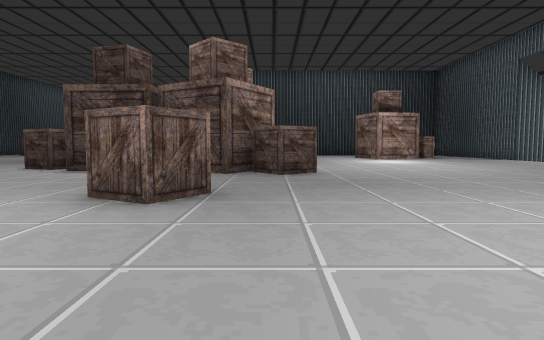
[1] (above)

24 first-person views from a walk through a 3-D level made in the Godot game engine. The camera is 1.2 m above the floor, tilts 4° down and sees 75° across. The floor is counted in squares, 2 m on a side. Each view is taken from the middle of a square. On the plan, view 1 faces up. The plan holds only what a view shows up to about 10 squares ahead; the rest is blank. The place goes on beyond the plan. Characters and animated objects are not drawn.

[2]
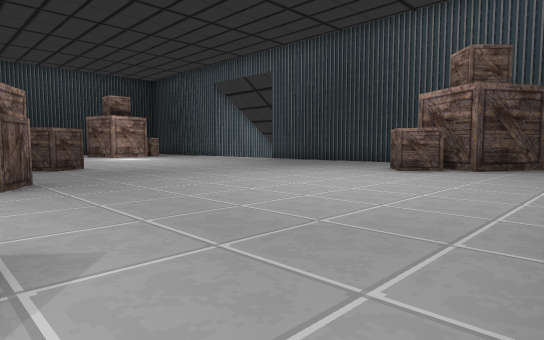

[3]
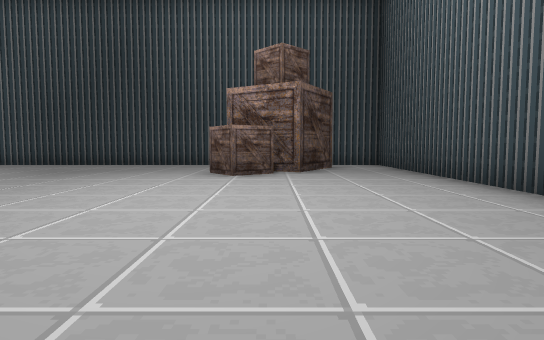

[4]
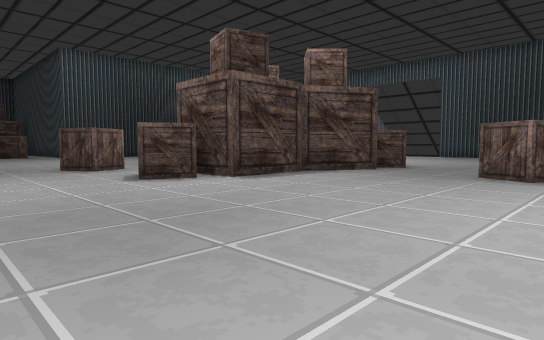

[5]
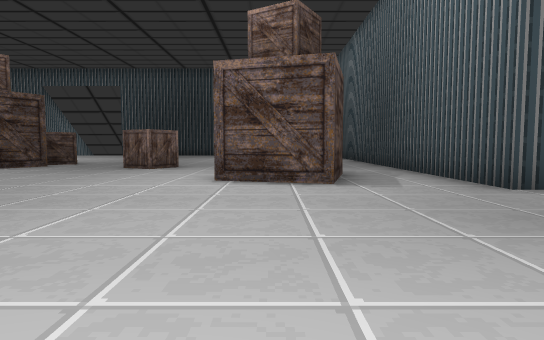

[6]
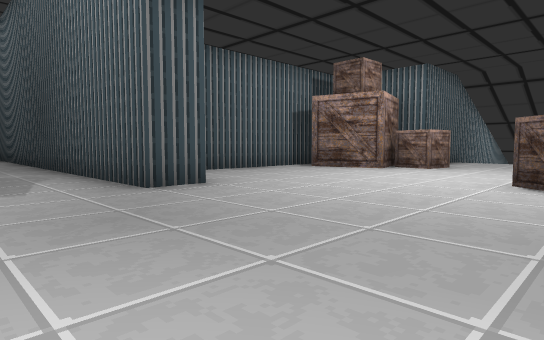

[7]
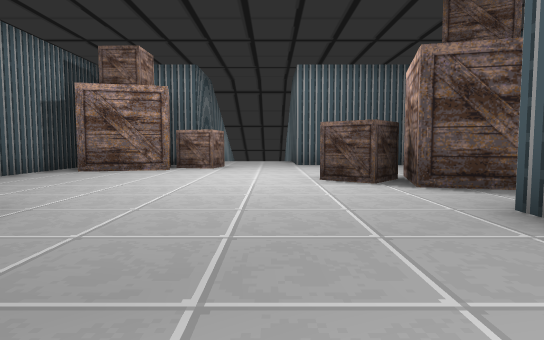

[8]
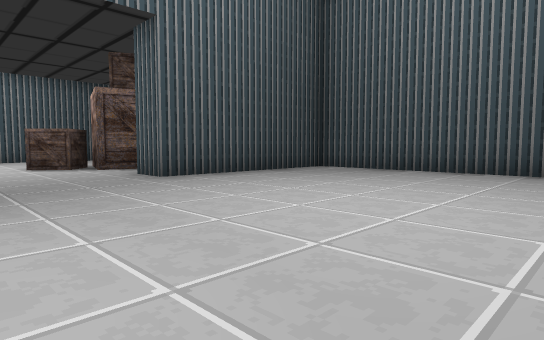

[9]
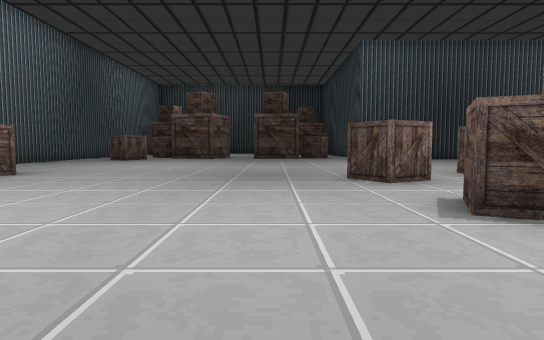

[10]
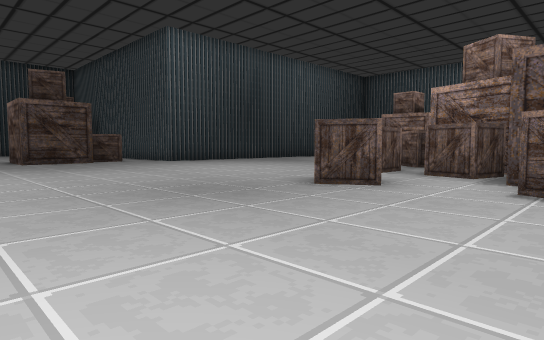

[11]
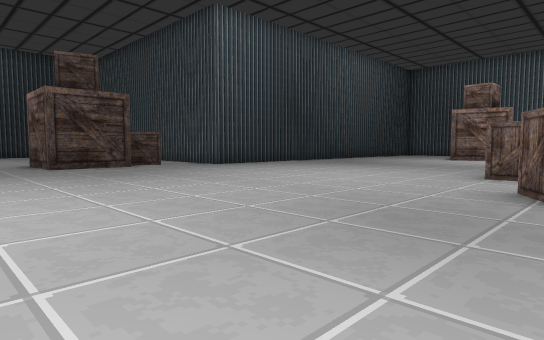

[12]
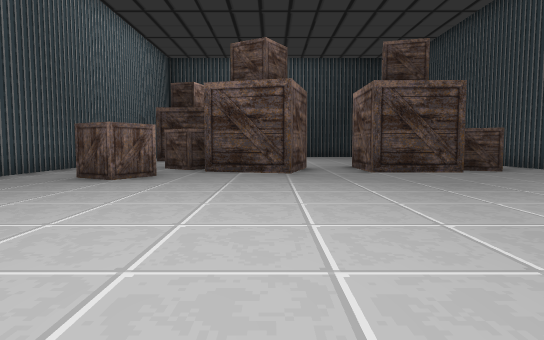

[13]
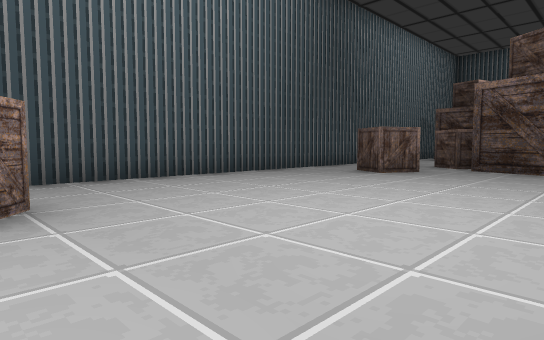

[14]
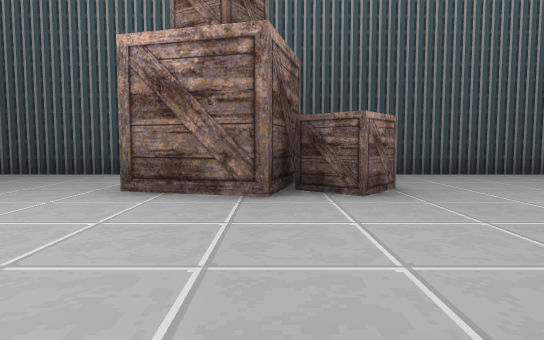

[15]
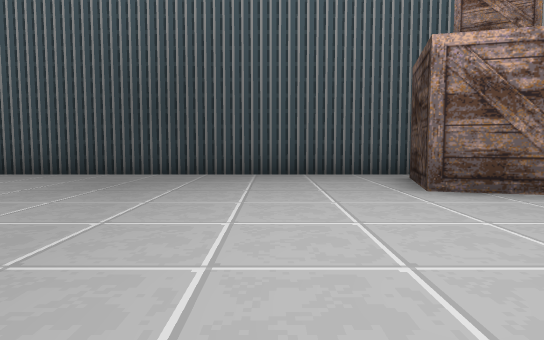

[16]
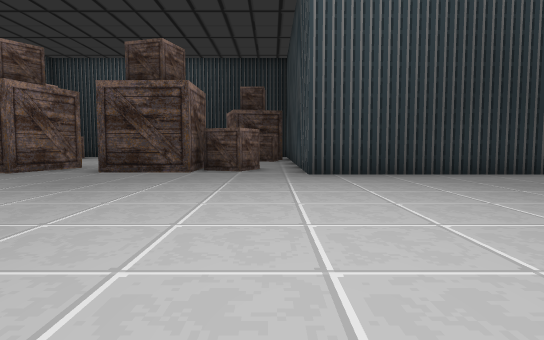

[17]
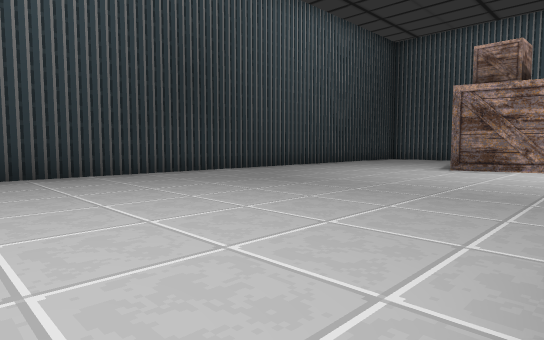

[18]
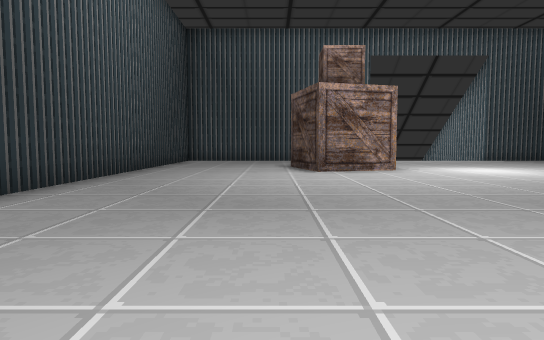

[19]
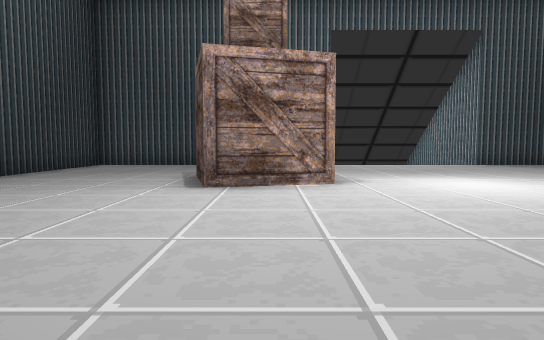

[20]
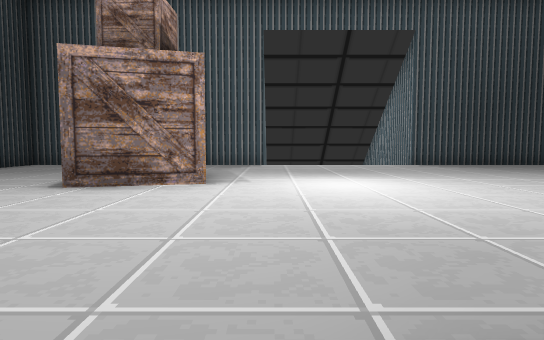

[21]
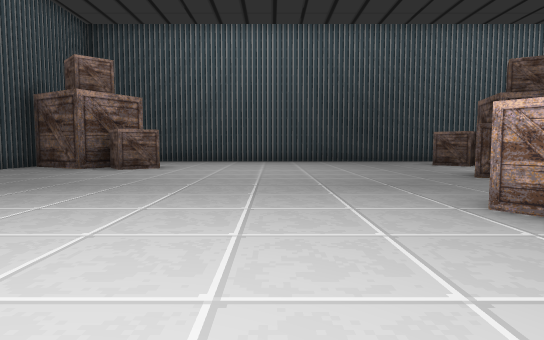

[22]
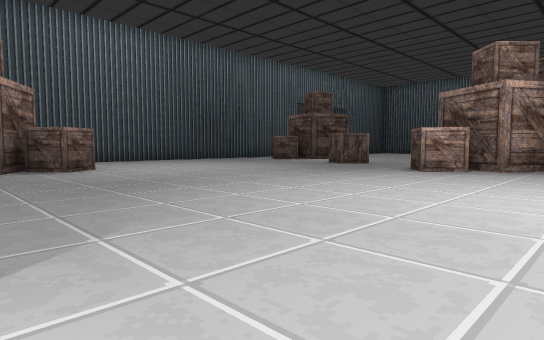

[23]
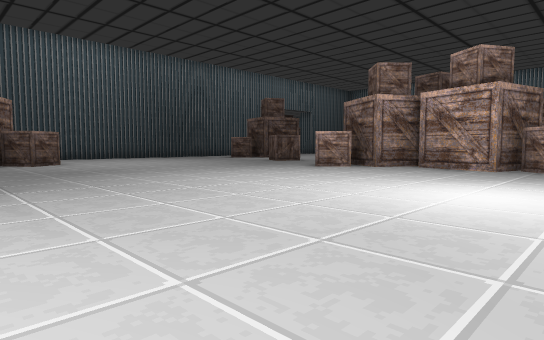

[24]
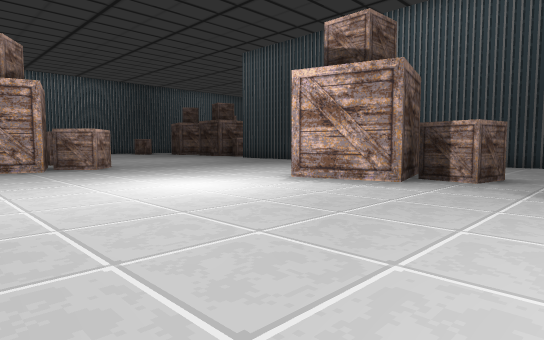

### Floor plan
Points are (right, up) in squares from view 1. A wall is a line through its corners. A room is listed if a view was taken in it or the views show most of it. See-through windows are left out.
Room 1 (views 1, 2, 3, 4, 5, 6, 7, 8, 9, 10, 11, 12, 13, 14, 15, 16, 17, 18, 19, 20, 21, 22, 23, 24)
walls: (-5.2, 9) (-5.4, 8.6) (-6.3, 9) (-5.8, 10); (-2.7, 8.2) (-4.8, 8.2) (-4.8, 10.2); (-2, 12.5) (-0.1, 12) (-0.6, 10); (-0.9, 9.7) (0.1, 9.1) (-0.9, 7.4) (-2.7, 8.4); (-1.5, 12.9) (-1.1, 13.4); (0.3, 8.6) (1, 7.7) (0.2, 7.1) (-0.4, 7.9); (-0.9, 13.7) (-0.1, 13.1) (-0.8, 12.3); (-13.9, 13.8) (-13.1, 13.1) (-13.8, 12.3); (-14.6, 12.4) (-13.1, 12) (-13.6, 10) (-15.6, 10.6); (-3.6, -0.5) (-5.5, 0) (-5, 2.1); (4.5, 15) (4, 17) (5.9, 17.5) (6.4, 15.5) (4.5, 15); (-16.2, 10.9) (-16.2, -2); (1.2, 21.2) (-4.2, 21.2) (-4.2, 24); (-5.3, 23.1) (-5.7, 22.1) (-6.7, 22.5); (-6.3, -3.4) (-6.3, -2.3) (1, -2.3); (-6.8, 23.4) (-6.8, 21.7) (-8.8, 21.7) (-8.8, 23.8); (-10, 23.5) (-10.5, 21.5) (-12.5, 22); (7.5, 17.2) (7.4, 16.2) (6.3, 16.3); (6.5, 0.9) (5.9, 1.8) (6.7, 2.4) (7.4, 1.5); (3.1, -2.3) (9, -2.3); (-12.7, 22.9) (-13, 22.5) (-13.8, 23.2); (5.8, 21.2) (3.6, 21.2); (-12.3, -4.7) (-11.1, -5) (-11.6, -7); (-10.6, -5.5) (-9.8, -6.2); (-16, -2.3) (-11.3, -2.3) (-11.3, -3.4); (8.6, -0.6) (6.8, 0.4) (7.8, 2.1) (9.6, 1.1); (-16.2, 23.5) (-16.2, 14.1); (9.1, 21.2) (8.1, 21.2); (-3.8, -9.5) (-3.8, -4.9); (-6.1, -10) (-6.5, -8.5) (-4.6, -8); (-7.7, -10.2) (-7.5, -9.2) (-6.4, -9.3)
ways out: opening at (-4, -9)
objects: crate (-14, 20) to (-14, 21); crate (-6, 12) to (-6, 13); crate (-4, 11) to (-3, 11); crate (-4, 13) to (-3, 13); crate (-2, 4) to (-1, 5)

Where each view was taken, in squares from view 1:
view 1: 0 up, 0 right, facing up
view 2: 2 down, 2 left, facing up-right
view 3: 1 up, 1 left, facing right
view 4: 3 up, 9 left, facing up-right
view 5: 1 up, 11 left, facing right
view 6: 0 up, 11 left, facing down-right
view 7: 0 up, 9 left, facing down
view 8: 4 up, 8 left, facing down-left
view 9: 6 up, 8 left, facing up
view 10: 9 up, 11 left, facing up-right
view 11: 12 up, 11 left, facing up-right
view 12: 14 up, 11 left, facing up
view 13: 13 up, 10 left, facing up-left
view 14: 12 up, 9 left, facing left
view 15: 8 up, 9 left, facing left
view 16: 14 up, 5 left, facing up
view 17: 14 up, 5 left, facing up-right
view 18: 18 up, 4 left, facing right
view 19: 16 up, 1 left, facing right
view 20: 14 up, 1 left, facing right
view 21: 11 up, 3 right, facing down
view 22: 11 up, 9 right, facing down-left
view 23: 14 up, 9 right, facing down-left
view 24: 10 up, 9 right, facing up-left
